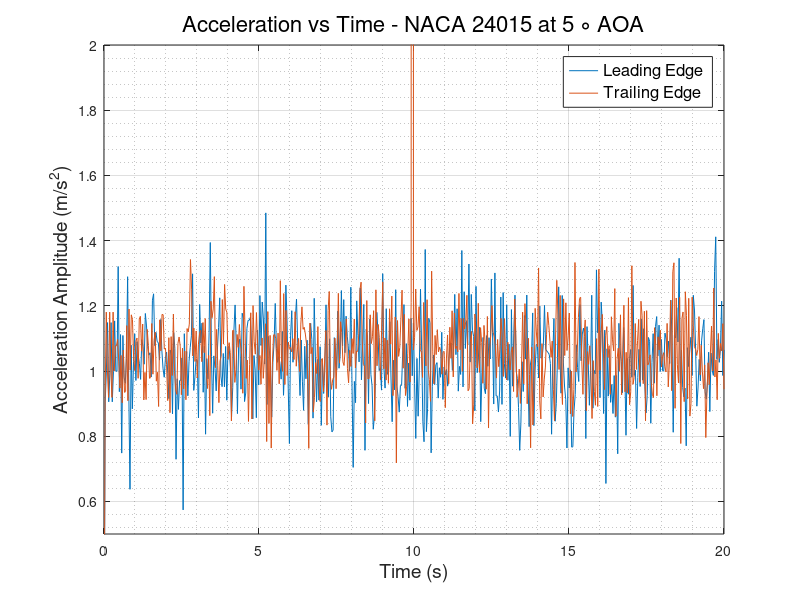
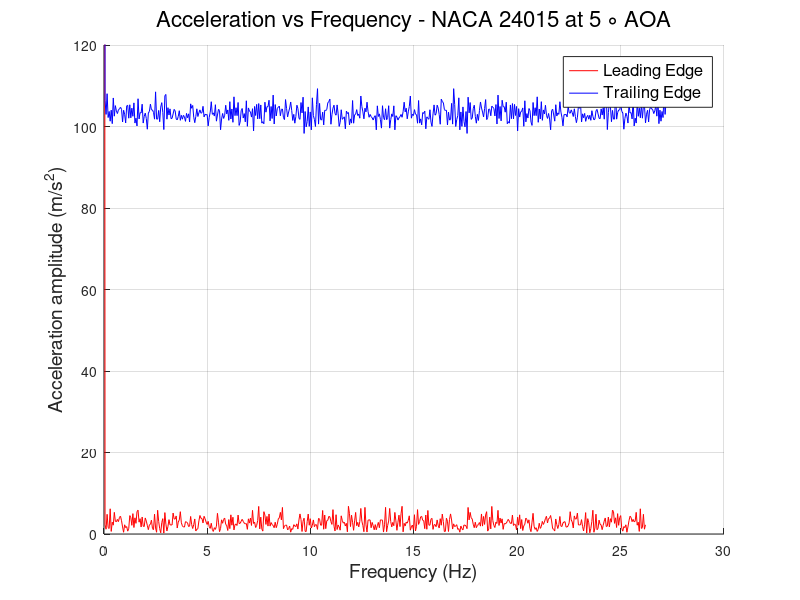

These figures' MATLAB source, in order:
clc
clear
close all
%% READING ACCELEROMETER DATA and defining Variables
                        % LEADING EDGE %
data   = xlsread('LE_700rpm.csv');
LE_time   = data(:,1);
LE_X_acc  = data(:,2);
LE_Y_acc  = data(:,3);
LE_Z_acc  = data(:,4);
LE_R_acc  = sqrt(LE_X_acc.^2 + LE_Y_acc.^2 + LE_Z_acc.^2);
% plot(LE_time,LE_R_acc)
N      = numel(LE_time);
Ts     = abs(diff(LE_time(1:2)));
fs     = 1/Ts;
f_axis = [0:N-1]*fs/N;
A_freq_LE = fft(LE_R_acc);
figure(1) 
plot(LE_time,LE_R_acc)
hold on
figure(2)
hold on
plot(f_axis,abs(A_freq_LE),'-r','LineWidth',0.5)
grid on 
grid minor
                        % TRAILING EDGE %
data   = xlsread('TE_700rpm.csv');
TE_time   = data(:,1);
TE_X_acc  = data(:,2);
TE_Y_acc  = data(:,3);
TE_Z_acc  = data(:,4);
TE_R_acc  = sqrt(TE_X_acc.^2 + TE_Y_acc.^2 + TE_Z_acc.^2);
% plot(TE_time,TE_R_acc)
N      = numel(TE_time);
Ts     = abs(diff(TE_time(1:2)));
fs     = 1/Ts;
f_axis = [0:N-1]*fs/N;
A_freq_TE = fft(TE_R_acc);
figure(1)
plot(TE_time, TE_R_acc)
grid on
grid minor
xlabel('Time (s)','FontSize',14,'FontWeight','normal')
ylabel('Acceleration Amplitude (m/s^2)','FontSize',14,'FontWeight','normal')
legend ('Leading Edge','Trailing Edge','FontSize',12,'FontWeight','normal')
title('Acceleration vs Time - NACA 24015 at 5 \circ AOA','FontSize',16,'FontWeight','normal')
ylim([0.5 2])
figure(2)
plot(f_axis,abs(A_freq_TE),'-b','LineWidth',0.5)
grid on 
grid minor
ylabel('Acceleration amplitude (m/s^2)','FontSize',14,'FontWeight','normal')
xlabel('Frequency (Hz)','FontSize',14,'FontWeight','normal')
ylim([0 120])
legend ('Leading Edge','Trailing Edge','FontSize',12,'FontWeight','normal')
title('Acceleration vs Frequency - NACA 24015 at 5 \circ AOA','FontSize',16,'FontWeight','normal')
